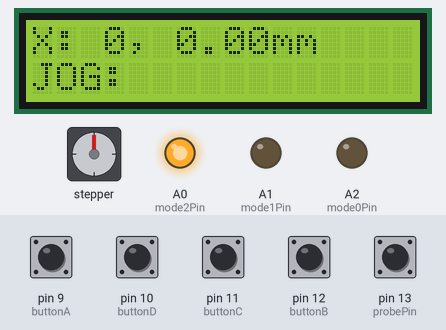
The sketch below on a simulated Arduino Uno, built with avr-gcc and run on an emulated ATmega328P. Shown: stepper motor, 16×2 character LCD, output pins drawn as LEDs (lit = HIGH). Wiring (inferred from the names in the program): stepper motor driver (200 steps per turn assumed): step pin 5; direction pin 4. The inputs (shaded band) are chosen by the test bench; at power-on: pin 9 (buttonA), pin 10 (buttonD), pin 11 (buttonC), pin 12 (buttonB), pin 13 (probePin) HIGH. Pins used as bus, display or sensor lines are not drawn.

Above: at 1.2 s.
1.3 s: pin 9 (buttonA) pulled LOW for 0.15 s
At 2.6 s:
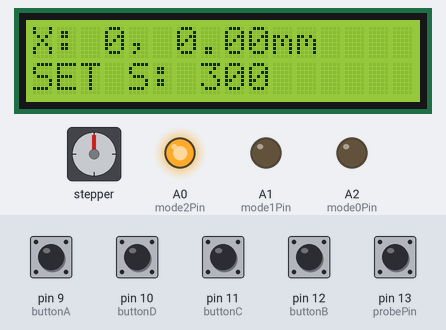
2.9 s: pin 9 (buttonA) pulled LOW for 1 s
At 3.4 s:
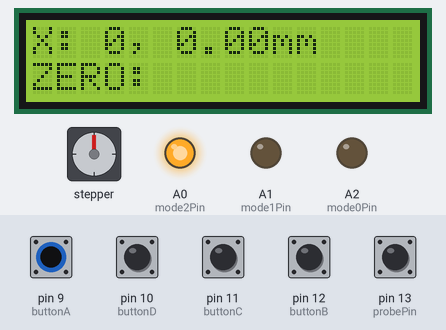
5.4 s: pin 11 (buttonC) pulled LOW for 0.15 s
At 6.5 s:
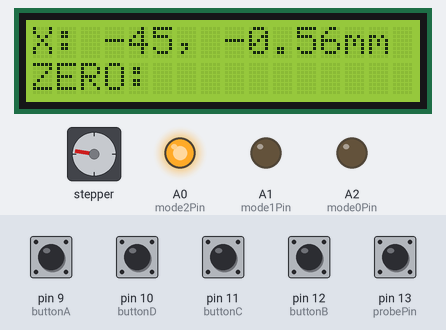
8.5 s: pin 12 (buttonB) pulled LOW for 0.15 s
At 8.76 s:
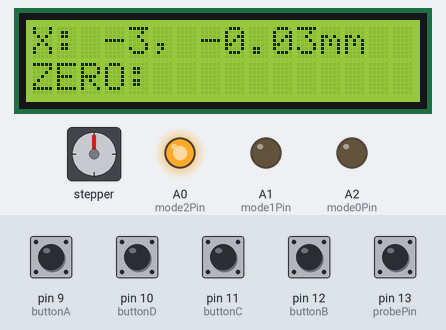
10.2 s: pin 9 (buttonA) pulled LOW for 0.15 s
At 10.8 s:
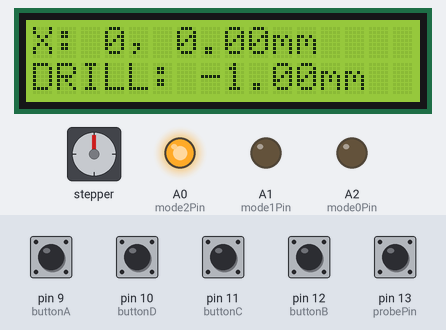
11.8 s: pin 9 (buttonA) pulled LOW for 0.15 s
At 12.6 s:
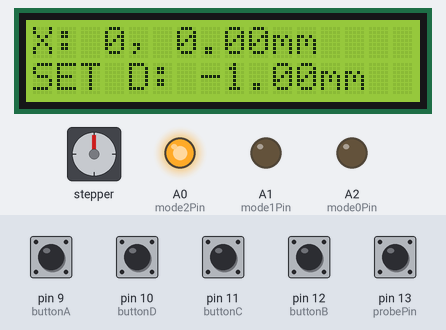
Timing chart, 0 to 14.4 s (numbered marks = the images above; inputs shaded):
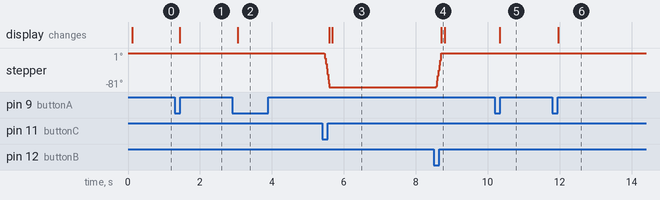

Measured:
- after the input at 1.3 s, the display: changes after 0.14 s (image 1)
- after the input at 2.9 s, the display: changes after 0.15 s (image 2)
- after the input at 5.4 s, stepper: turns 81° counter-clockwise in 0.15 s, starting after 0.05 s; the display: first changes after 0.20 s (image 3 shows a later state)
- after the input at 8.5 s, stepper: turns 81° clockwise in 0.15 s, starting after 0.07 s; the display: changes after 0.21 s (image 4)
- after the input at 10.2 s, the display: changes after 0.14 s (image 5)
- after the input at 11.8 s, the display: changes after 0.15 s (image 6)

The sketch:

drillpress.ino
```cpp
// drillpress


#include <Wire.h>
#include <LCD.h>
#include <LiquidCrystal_I2C.h> // includes the LiquidCrystal Library
LiquidCrystal_I2C	lcd(0x27,2,1,0,4,5,6,7); // 0x27 is the I2C bus address for an unmodified backpack
// Constants

const int MODE_MANUAL = 0;
const int MODE_SETMANSPEED = 1;
const int MODE_ZERO = 2;
const int MODE_DRILL = 3;
const int MODE_SETDRILL = 4;

const int MODE_AUTO = 5;
const int MODE_SETAUTOSPEED = 5;

const int UP = 1;
const int DOWN = 0;

const unsigned long repeatSpeedSlow = 500;
const unsigned long repeatSpeedFast = 100;

// Button Pins
const int buttonA = 9;
const int buttonB = 12;
const int buttonC = 11;
const int buttonD = 10;

// Stepper Pins
const int stepPin = 5;
const int dirPin = 4;
const int mode0Pin = A2;
const int mode1Pin = A1;
const int mode2Pin = A0;

// Touch probe pin
const int probePin = 13;


// Initial States
volatile long pulseCount = 0;
long drillDepth = -80;
int autoSpeed = 300;
int manSpeed = 300;
volatile int loopCount = 0;
int targetLoopCount = 0;
double stepsPermm = 80;

// 1/16 microsteps
int mode0State = LOW;
int mode1State = LOW;
int mode2State = HIGH;

boolean modeButtonHasReset = true;
boolean selectButtonHasReset = true;
boolean UPButtonHasReset = true;
boolean DOWNButtonHasReset = true;
boolean DOWNPressed = false;
boolean UPPressed = false;
boolean autoPaused = true;
boolean emergencyStop = true;

int buttonStateA;
int buttonStateB;
int buttonStateC;
int buttonStateD;

int lastButtonStateA = HIGH;
int lastButtonStateB = HIGH;
int lastButtonStateC = HIGH;
int lastButtonStateD = HIGH;

unsigned long lastDebounceTimeA = 0;
unsigned long lastDebounceTimeB = 0;
unsigned long lastDebounceTimeC = 0;
unsigned long lastDebounceTimeD = 0;
unsigned long UPHeldSince = 0;
unsigned long DOWNHeldSince = 0;
unsigned long UPrepeatDelay = repeatSpeedSlow;
unsigned long DOWNrepeatDelay = repeatSpeedSlow;

unsigned long debounceDelay = 50;

unsigned long lastFrameTime = 0;

int mode = MODE_MANUAL;
int railDirection = UP;
int frame = 0;
long railPos = 0;


void setup() {
  //setup Timer1
  cli();
  TCCR1A = 0b00000000;
  TCCR1B = 0b00001001;        // set prescalar to 1
  TIMSK1 |= 0b00000010;       // set for output compare interrupt
  setMotorSpeed(manSpeed);
  sei();                      // enables interrupts. Use cli() to turn them off

  lcd.begin(16,2); // Initializes the interface to the LCD screen, and specifies the dimensions (width and height) of the display
  lcd.setBacklightPin(3,POSITIVE);
  lcd.setBacklight(HIGH);
  lcd.noCursor();
  pinMode(probePin, INPUT_PULLUP);
  pinMode(buttonA, INPUT_PULLUP);
  pinMode(buttonB, INPUT_PULLUP);
  pinMode(buttonC, INPUT_PULLUP);
  pinMode(buttonD, INPUT_PULLUP);
  pinMode(stepPin, OUTPUT);
  pinMode(dirPin, OUTPUT);
  pinMode(mode0Pin, OUTPUT);
  pinMode(mode1Pin, OUTPUT);
  pinMode(mode2Pin, OUTPUT);
  digitalWrite(mode0Pin, mode0State);
  digitalWrite(mode1Pin, mode1State);
  digitalWrite(mode2Pin, mode2State);
  digitalWrite(dirPin, railDirection);
  //Serial.begin(9600);
  //Serial.print("OCR1A: ");
  //Serial.println(OCR1A);
}

void loop() {
  unsigned long currentFrameTime = millis();
  boolean drawFrame = false;
  if(currentFrameTime - lastFrameTime > 100){
    drawFrame = true;
    lastFrameTime = currentFrameTime;
  }
  frame++;
  if(drawFrame){
    lcd.clear();
  }

  // Debounce buttons
  int readingA = digitalRead(buttonA);
  int readingB = digitalRead(buttonB);
  int readingC = digitalRead(buttonC);
  int readingD = digitalRead(buttonD);
  if (readingA != lastButtonStateA) {
    // reset the debouncing timer
    lastDebounceTimeA = millis();
  }
  if ((millis() - lastDebounceTimeA) > debounceDelay) {
    if (readingA != buttonStateA) {
      buttonStateA = readingA;
    }
  }
  lastButtonStateA = readingA;

  if (readingB != lastButtonStateB) {
    // reset the debouncing timer
    lastDebounceTimeB = millis();
  }
  if ((millis() - lastDebounceTimeB) > debounceDelay) {
    if (readingB != buttonStateB) {
      buttonStateB = readingB;
    }
  }
  lastButtonStateB = readingB;

  if (readingC != lastButtonStateC) {
    // reset the debouncing timer
    lastDebounceTimeC = millis();
  }
  if ((millis() - lastDebounceTimeC) > debounceDelay) {
    if (readingC != buttonStateC) {
      buttonStateC = readingC;
    }
  }
  lastButtonStateC = readingC;

  if (readingD != lastButtonStateD) {
    // reset the debouncing timer
    lastDebounceTimeD = millis();
  }
  if ((millis() - lastDebounceTimeD) > debounceDelay) {
    if (readingD != buttonStateD) {
      buttonStateD = readingD;
    }
  }
  lastButtonStateD = readingD;

  //
  // Actions for MODE button -----------------------------------------------------------------------------
  if(buttonStateA==LOW){
    if(modeButtonHasReset){
      mode++;
    }
    modeButtonHasReset = false;
    if(mode > MODE_SETDRILL){
      mode = MODE_MANUAL;
    }
  }
  if(buttonStateA==HIGH){
    modeButtonHasReset = true;
  }

  //
  // Actions for UP button -----------------------------------------------------------------------------
  if(buttonStateB==LOW){
    if(UPButtonHasReset){
      // deal with repeat
      UPHeldSince = millis();
      UPrepeatDelay = repeatSpeedSlow;
      if(mode==MODE_AUTO || mode==MODE_MANUAL || mode==MODE_ZERO || mode==MODE_DRILL){
        railDirection = UP;
        digitalWrite(dirPin, railDirection);
      }
      if(mode==MODE_SETAUTOSPEED){
          autoSpeed += 10;
          setMotorSpeed(autoSpeed);
      }
      if(mode==MODE_SETMANSPEED){
          manSpeed += 10;
          setMotorSpeed(manSpeed);
      }
      if(mode==MODE_SETDRILL){
          drillDepth += 1;
      }
    }
    if((UPHeldSince+UPrepeatDelay)<millis()){
      UPHeldSince = millis();
      UPrepeatDelay = repeatSpeedFast;
      if(mode==MODE_SETMANSPEED){
          manSpeed += 10;
          setMotorSpeed(manSpeed);
      }
      if(mode==MODE_SETDRILL){
          drillDepth += 1;
      }
    }
    if(mode==MODE_MANUAL || mode==MODE_ZERO || mode==MODE_DRILL){
       //setMotorSpeed(manSpeed);
       emergencyStop = false;
       UPPressed = true;
    }
    UPButtonHasReset = false;
  }

  if(buttonStateB==HIGH){
    UPButtonHasReset = true;
  }

  if(buttonStateB==HIGH && UPPressed ){
     //setMotorSpeed(autoSpeed);
     emergencyStop = true;
     UPPressed = false;
  }

  //
  // Actions for DOWN button -----------------------------------------------------------------------------
  if(buttonStateC==LOW){
    if(DOWNButtonHasReset){
      // deal with repeat
      DOWNHeldSince = millis();
      DOWNrepeatDelay = repeatSpeedSlow;
      if(mode==MODE_AUTO || mode==MODE_MANUAL || mode==MODE_ZERO || mode==MODE_DRILL){
        railDirection = DOWN;
        digitalWrite(dirPin, railDirection);
      }
      if(mode==MODE_SETAUTOSPEED){
          autoSpeed -= 10;
          setMotorSpeed(autoSpeed);
      }
      if(mode==MODE_SETMANSPEED){
          manSpeed -= 10;
          setMotorSpeed(manSpeed);
      }
      if(mode==MODE_SETDRILL){
          drillDepth -= 1;
      }
    }
    if((DOWNHeldSince+DOWNrepeatDelay)<millis()){
      DOWNHeldSince = millis();
      DOWNrepeatDelay = repeatSpeedFast;
      if(mode==MODE_SETMANSPEED){
          manSpeed -= 10;
          setMotorSpeed(manSpeed);
      }
      if(mode==MODE_SETDRILL){
          drillDepth -= 1;
      }
    }
    if(mode==MODE_MANUAL || mode==MODE_ZERO|| mode==MODE_DRILL){
      //setMotorSpeed(manSpeed);
      emergencyStop = false;
      DOWNPressed = true;
    }
    DOWNButtonHasReset = false;
  }
  if(buttonStateC==HIGH){
    DOWNButtonHasReset = true;
  }
  if(buttonStateC==HIGH && DOWNPressed ){
     //setMotorSpeed(autoSpeed);
     emergencyStop = true;
     DOWNPressed = false;
  }

  //
  // Actions for SELECT button -----------------------------------------------------------------------------
  if(buttonStateD==LOW){
    if(selectButtonHasReset){
      // invert stop flag
      //emergencyStop = !emergencyStop;
     /*// step once
      digitalWrite(stepPin, HIGH);       // Driver only looks for rising edge
      digitalWrite(stepPin, LOW);        //  DigitalWrite executes in 16 us
      if(railDirection == UP){
        pulseCount++;
      }
      else{
        pulseCount--;
      }*/
      if(mode==MODE_ZERO){
        pulseCount = 0;
      }
    }
    selectButtonHasReset = false;

  }
  if(buttonStateD==HIGH){
    selectButtonHasReset = true;
  }
  // Mode actions ---------------------------------------------------------------------------------------------
  if(drawFrame){
    lcd.setCursor(0,1);
  }
  if(mode==MODE_AUTO){
    if(drawFrame){
      lcd.print("AUTO ");
      if(autoPaused){
        lcd.print("PAUSED");
      }
      else{
        lcd.print("RUNNING");
      }
    }
    if(!autoPaused){
      moveRail();
    }
  }
  if(mode==MODE_MANUAL){
    if(drawFrame){
      lcd.print("JOG: ");
      //lcd.print(railPos);
    }
  }
  if(mode==MODE_SETAUTOSPEED){
    if(drawFrame){
      lcd.print("AUTO SPEED: ");
      lcd.print(autoSpeed);
    }
  }
  if(mode==MODE_SETMANSPEED){
    if(drawFrame){
      lcd.print("SET S: ");
      lcd.print(manSpeed);
    }
  }
  if(mode==MODE_DRILL){
    if(drawFrame){
      lcd.print("DRILL: ");
      //lcd.print(drillDepth);
      //lcd.print(", ");
      double Dmm = drillDepth/stepsPermm;
      lcd.print(Dmm);
      lcd.print("mm");
    }
  }
  if(mode==MODE_ZERO){
    if(drawFrame){
      lcd.print("ZERO: ");
      //lcd.print(manSpeed);
    }
  }
 if(mode==MODE_SETDRILL){
    if(drawFrame){
      lcd.print("SET D: ");
      //lcd.print(drillDepth);
      //lcd.print(", ");
      double Dmm = drillDepth/stepsPermm;
      lcd.print(Dmm);
      lcd.print("mm");
    }
  }
  if(drawFrame){
    lcd.setCursor(0,0);
    /*if(railDirection == UP){
      lcd.print("U");
    }
    if(railDirection == DOWN){
      lcd.print("D");
    }*/
    lcd.print("X: ");
    lcd.print(pulseCount);
    lcd.print(", ");
    double Xmm = pulseCount/stepsPermm;
    lcd.print(Xmm);
    lcd.print("mm");
  }
  //delay(1);
}

void moveRail(){
  if(railDirection == UP){
    railPos--;
  }
  if(railDirection == DOWN){
    railPos++;
  }
}

void setMotorSpeed(int newMotorSpeed){
  long timerCount = 16000000/newMotorSpeed - 1;
  if(timerCount < 65536){
    loopCount = 0;
    targetLoopCount = loopCount;
    OCR1A = timerCount;
    /*Serial.println("------");
    Serial.print("OCR1A: ");
    Serial.println(OCR1A);
    Serial.print("loopCount: ");
    Serial.println(loopCount);
    Serial.print("newMotorSpeed: ");
    Serial.println(newMotorSpeed);*/
  }
  else{
    loopCount = floor(timerCount / 65535);
    targetLoopCount = loopCount;
    OCR1A = round(timerCount / (loopCount+1));
    /*Serial.println("------");
    Serial.print("OCR1A: ");
    Serial.println(OCR1A);
    Serial.print("loopCount: ");
    Serial.println(loopCount);
    Serial.print("newMotorSpeed: ");
    Serial.println(newMotorSpeed);*/
  }
}

ISR(TIMER1_COMPA_vect) {

  // Read probe to set zero
  if(digitalRead(probePin) == LOW && railDirection == DOWN && mode==MODE_ZERO ){
    emergencyStop = true;
    pulseCount = 0;
  }
  if(mode==MODE_DRILL){
    if(pulseCount <= drillDepth && railDirection == DOWN){
      emergencyStop = true;
    }
  }
  if(!emergencyStop){
    if(loopCount == 0){
      loopCount = targetLoopCount;
      digitalWrite(stepPin, HIGH);       // Driver only looks for rising edge
      digitalWrite(stepPin, LOW);        //  DigitalWrite executes in 16 us
      if(railDirection == UP){
        pulseCount++;
      }
      else{
        pulseCount--;
      }

      //Generate Rising Edge
      //PORTL =  PORTL |= 0b00001000;   //Direct Port manipulation executes in 450 ns  => 16x faster!
      //PORTL =  PORTL &= 0b11110111;
      //Location = Location + 250 * DirFlag ;  //Updates Location (based on 4000 Pulses/mm)
    }
    else{
      loopCount-- ;
    }
  }
}
```
